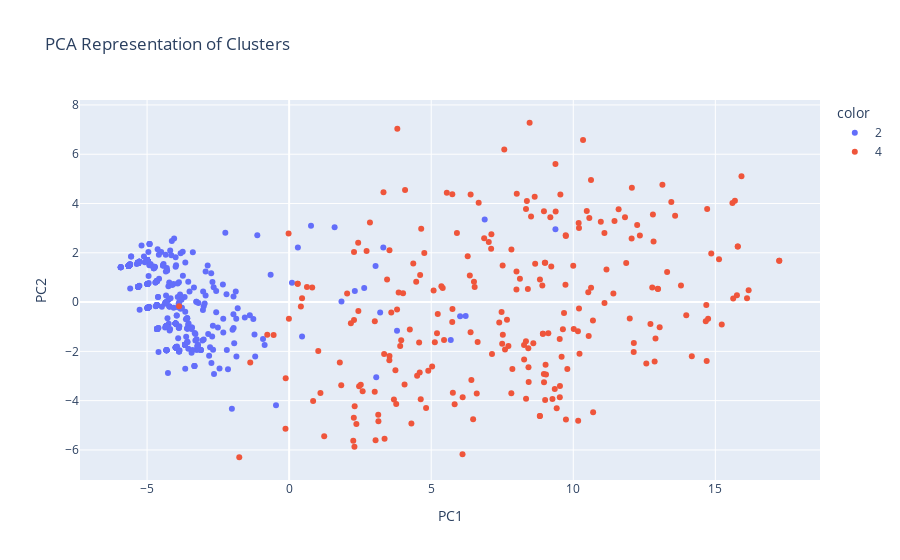

Here is the notebook cell this chart was saved with:
### Code cell
fig = px.scatter(
    X_pca,
    x="PC1",
    y="PC2",
    color=y.astype(str),
    title="PCA Representation of Clusters"
)
fig.update_layout(xaxis_title="PC1", yaxis_title="PC2")
fig.show()

### Figure 1 — Plotly figure (JSON) as saved in the notebook; plotly's stock layout.template omitted (floating-point values rounded to 4 significant figures; data arrays with more than 128 entries replaced by an {"elided": "..."} marker saying what was removed)
{"data": [{"hovertemplate": "color=2<br>PC1=%{x}<br>PC2=%{y}<extra></extra>", "legendgroup": "2", "marker": {"color": "#636efa", "symbol": "circle"}, "mode": "markers", "name": "2", "orientation": "v", "showlegend": true, "type": "scatter", "x": {"elided": "458 float values"}, "xaxis": "x", "y": {"elided": "458 float values"}, "yaxis": "y"}, {"hovertemplate": "color=4<br>PC1=%{x}<br>PC2=%{y}<extra></extra>", "legendgroup": "4", "marker": {"color": "#EF553B", "symbol": "circle"}, "mode": "markers", "name": "4", "orientation": "v", "showlegend": true, "type": "scatter", "x": {"elided": "241 float values"}, "xaxis": "x", "y": {"elided": "241 float values"}, "yaxis": "y"}], "layout": {"legend": {"title": {"text": "color"}, "tracegroupgap": 0}, "title": {"text": "PCA Representation of Clusters"}, "xaxis": {"anchor": "y", "domain": [0, 1], "title": {"text": "PC1"}}, "yaxis": {"anchor": "x", "domain": [0, 1], "title": {"text": "PC2"}}}}
